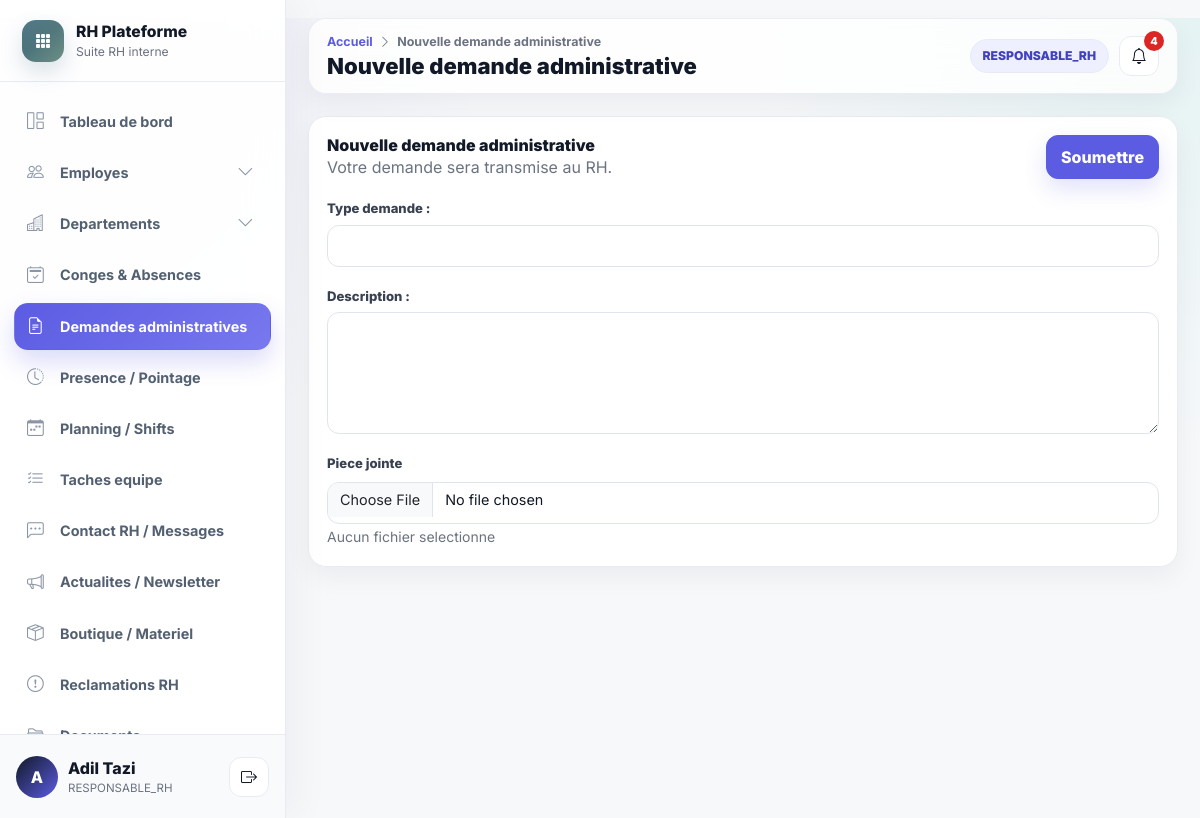
Screenshot of /demandes/nouvelle (signed in) with the database file from the repository.
### accounts/models.py (models this page shows, shortened)
class UtilisateurProfile(models.Model):
    user = models.OneToOneField(settings.AUTH_USER_MODEL, on_delete=models.CASCADE, related_name="profile")
    role = models.CharField(max_length=40, choices=Role.choices)
    actif = models.BooleanField(default=True)
    employe = models.OneToOneField(
        "hr.Employe",
        on_delete=models.SET_NULL,
        null=True,
        blank=True,
        related_name="utilisateur_profile",
    )
    class Meta:
        verbose_name = "Utilisateur"
        verbose_name_plural = "Utilisateurs"

### hr/models.py (models this page shows, shortened)
class Employe(models.Model):
    matricule = models.CharField(max_length=100, unique=True)
    nom = models.CharField(max_length=255)
    prenom = models.CharField(max_length=255)
    email = models.EmailField()
    telephone = models.CharField(max_length=80, blank=True)
    date_naissance = models.DateField(null=True, blank=True)
    date_embauche = models.DateField()
    adresse = models.TextField(blank=True)
    photo = models.ImageField(upload_to="uploads/photos/", null=True, blank=True)
    departement = models.ForeignKey(Departement, on_delete=models.SET_NULL, null=True, blank=True, related_name="employes")
    service = models.ForeignKey(Service, on_delete=models.SET_NULL, null=True, blank=True, related_name="employes")
    poste = models.ForeignKey(Poste, on_delete=models.SET_NULL, null=True, blank=True, related_name="employes")
    responsable = models.ForeignKey("self", on_delete=models.SET_NULL, null=True, blank=True, related_name="collaborateurs")
    localisation = models.CharField(max_length=255, blank=True, default="Casablanca")
    actif = models.BooleanField(default=True)
    created_at = models.DateTimeField(auto_now_add=True)
    updated_at = models.DateTimeField(auto_now=True)
    class Meta:
        ordering = ["nom", "prenom"]
    @property
    def nom_complet(self):
        return f"{self.prenom or ''} {self.nom or ''}".strip()

### hr/views.py (the view)
# urls.py: path("demandes/nouvelle", views.demande_create, name="demande_create"),
@login_required
def demande_create(request):
    return render(request, "demandes/form.html", {"page_title": "Nouvelle demande administrative", "form": DemandeAdministrativeForm()})

### hr/forms.py (shortened to what this page needs)
class DemandeAdministrativeForm(BootstrapModelForm):
    class Meta:
        model = DemandeAdministrative
        fields = ["type_demande", "description"]
        widgets = {"description": forms.Textarea(attrs={"rows": 5})}

### templates/demandes/form.html (shortened to what this page needs)
{% extends "base.html" %}
{% block content %}
<form class="form-panel" method="post" action="{% url 'demande_submit' %}" enctype="multipart/form-data">
    <div class="panel-header"><div><h3>Nouvelle demande administrative</h3><p class="mb-0">Votre demande sera transmise au RH.</p></div><button class="btn btn-accent">Soumettre</button></div>
    <div class="row g-3">
        <div class="col-12">{{ form.type_demande.label_tag }}{{ form.type_demande }}</div>
        <div class="col-12">{{ form.description.label_tag }}{{ form.description }}</div>
        <div class="col-12 file-field"><label class="form-label">Piece jointe</label><input class="form-control" type="file" name="pieceJointe"><small class="selected-file text-soft">Aucun fichier selectionne</small></div>
    </div>
</form>
{% endblock %}

### templates/base.html (shortened to what this page needs)
{% load static message_tags %}
<!DOCTYPE html>
<html lang="fr">
<head>
    <link href="https://cdn.jsdelivr.net/npm/bootstrap@5.3.3/dist/css/bootstrap.min.css" rel="stylesheet">
    <link href="https://cdn.jsdelivr.net/npm/bootstrap-icons@1.11.3/font/bootstrap-icons.css" rel="stylesheet">
    <link rel="stylesheet" href="{% static 'css/main.css' %}?v=premium-rh-saas-1">
</head>
<body class="app-body">
<div class="app-shell">
    <aside id="sidebar" class="app-sidebar">
        <div class="sidebar-brand">
            <div class="brand-mark"><i class="bi bi-grid-3x3-gap-fill"></i></div>
            <div class="brand-copy">
                <div class="brand-title">RH Plateforme</div>
                <div class="brand-subtitle">Suite RH interne</div>
            </div>
        </div>
        <nav class="sidebar-nav" aria-label="Navigation principale">
            <a href="{% url 'dashboard' %}" class="sidebar-item nav-link" data-route="/dashboard"><i class="bi bi-grid-1x2"></i><span>Tableau de bord</span></a>
            <div class="sidebar-group" data-group-route="/employes">
                <button class="sidebar-item sidebar-parent nav-link {% if nav_module == 'employes' %}active{% endif %}" type="button" data-bs-toggle="collapse" data-bs-target="#menuEmployes" aria-expanded="{% if nav_module == 'employes' %}true{% else %}false{% endif %}">
                    <i class="bi bi-people"></i><span>Employes</span><i class="bi bi-chevron-down ms-auto"></i>
                </button>
            </div>
            {% if utilisateur_connecte.role == "ADMIN" or utilisateur_connecte.role == "RESPONSABLE_RH" %}
                <div class="sidebar-group" data-group-route="/departements">
                    <button class="sidebar-item sidebar-parent nav-link {% if nav_module == 'departements' %}active{% endif %}" type="button" data-bs-toggle="collapse" data-bs-target="#menuDepartements" aria-expanded="{% if nav_module == 'departements' %}true{% else %}false{% endif %}">
                        <i class="bi bi-buildings"></i><span>Departements</span><i class="bi bi-chevron-down ms-auto"></i>
                    </button>
                </div>
            {% endif %}
            <a href="{% url 'conges_list' %}" class="sidebar-item nav-link" data-route="/conges"><i class="bi bi-calendar2-check"></i><span>Conges & Absences</span></a>
            <a href="{% url 'demandes_list' %}" class="sidebar-item nav-link" data-route="/demandes"><i class="bi bi-file-earmark-text"></i><span>Demandes administratives</span></a>
            <a href="{% url 'attendance' %}" class="sidebar-item nav-link" data-route="/pointage"><i class="bi bi-clock-history"></i><span>Presence / Pointage</span></a>
            <a href="{% url 'planning' %}" class="sidebar-item nav-link" data-route="/planning"><i class="bi bi-calendar-week"></i><span>Planning / Shifts</span></a>
            <a href="{% url 'team_tasks' %}" class="sidebar-item nav-link" data-route="/taches"><i class="bi bi-list-check"></i><span>Taches equipe</span></a>
            <a href="{% url 'rh_messages' %}" class="sidebar-item nav-link" data-route="/messages-rh"><i class="bi bi-chat-left-dots"></i><span>Contact RH / Messages</span></a>
            <a href="{% url 'news_list' %}" class="sidebar-item nav-link" data-route="/actualites"><i class="bi bi-megaphone"></i><span>Actualites / Newsletter</span></a>
            <a href="{% url 'shop' %}" class="sidebar-item nav-link" data-route="/boutique"><i class="bi bi-box-seam"></i><span>Boutique / Materiel</span></a>
            <a href="{% url 'reclamations' %}" class="sidebar-item nav-link" data-route="/reclamations"><i class="bi bi-exclamation-circle"></i><span>Reclamations RH</span></a>
            <a href="{% url 'documents_list' %}" class="sidebar-item nav-link" data-route="/documents"><i class="bi bi-folder2-open"></i><span>Documents</span></a>
        </nav>
        <div class="sidebar-user">
            <div class="user-avatar"><span>{{ utilisateur_connecte.employe.prenom|first|default:"U" }}</span></div>
            <div class="user-meta">
                <div class="user-name">{{ utilisateur_connecte.employe.nom_complet|default:"Utilisateur" }}</div>
                <div class="user-role">{{ utilisateur_connecte.role|default:"Session" }}</div>
            </div>
            <form action="{% url 'logout' %}" method="post" class="ms-auto">
                <button type="submit" class="btn btn-rh-icon" title="Se deconnecter"><i class="bi bi-box-arrow-right"></i></button>
            </form>
        </div>
    </aside>
    <main id="main-content" class="app-main">
        <nav class="app-topbar">
            <div class="page-header">
                <div class="breadcrumb-line">
                    <a href="{% url 'dashboard' %}">Accueil</a>
                    <i class="bi bi-chevron-right"></i>
                    <span>{{ page_title|default:"Page" }}</span>
                </div>
                <h1 class="page-title">{{ page_title|default:"Page" }}</h1>
            </div>
            <div class="topbar-actions">
                <span class="role-pill">{{ utilisateur_connecte.role|default:"Utilisateur" }}</span>
                <a href="{% url 'notifications_list' %}" class="btn btn-rh-icon position-relative" title="Notifications">
                    <i class="bi bi-bell"></i>
                    {% if notifications_non_lues > 0 %}<span class="topbar-badge">{{ notifications_non_lues }}</span>{% endif %}
                </a>
            </div>
        </nav>
        <div class="app-content">
            {% block content %}{% endblock %}
        </div>
    </main>
</div>
</body>
</html>

### rows the page displays
UtilisateurProfile: employe.prenom|first "A", employe.nom_complet "Adil Tazi", role "RESPONSABLE_RH"

### other values shown
{{ page_title|default:"Page" }} "Nouvelle demande administrative"
{{ notifications_non_lues }} "4"
